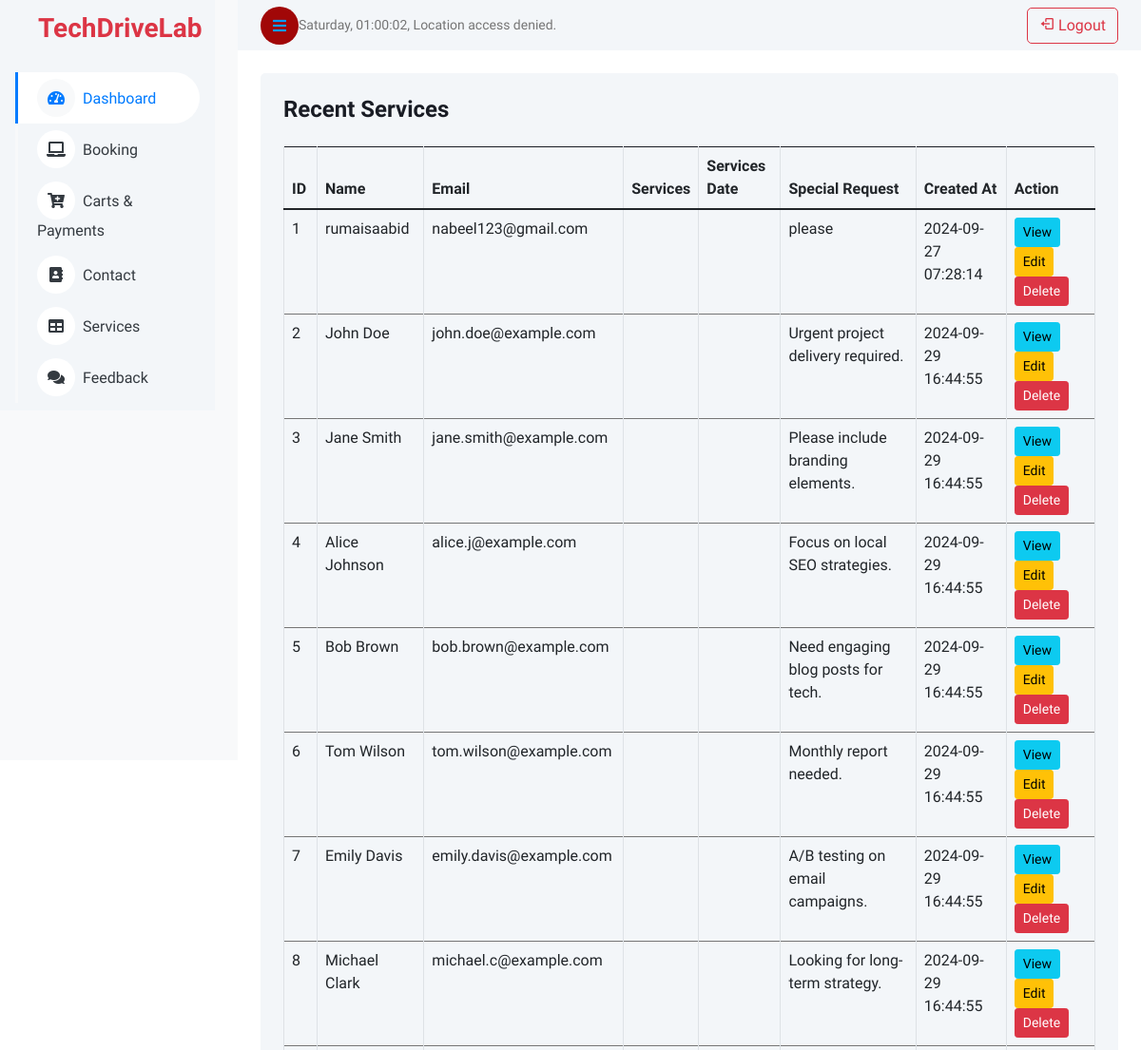
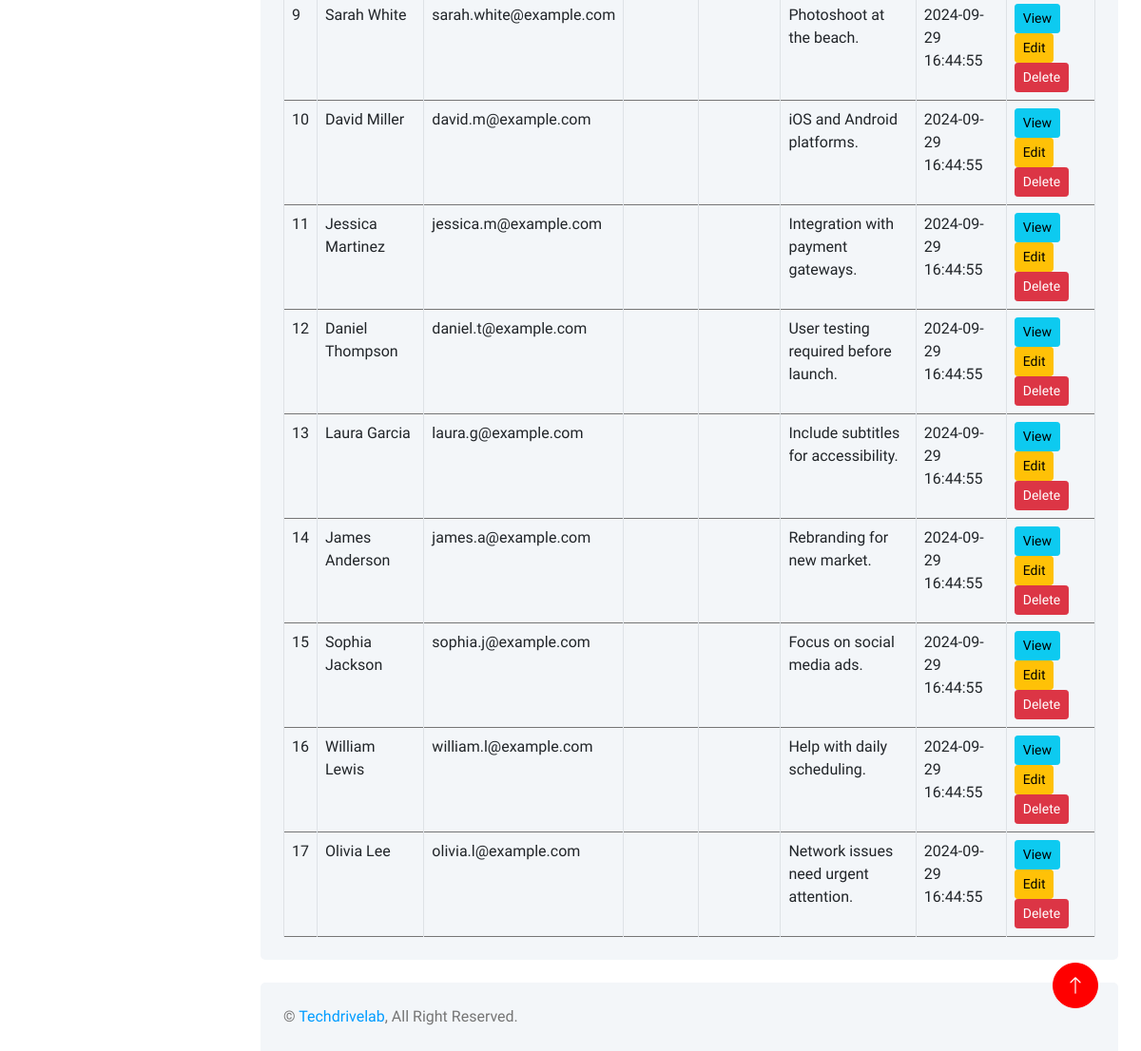
The app's page /techpanel/services.php with its own data (2 pictures, top to bottom).
### tables this page shows
CREATE TABLE `services` (
  `id` int(11) NOT NULL,
  `name` varchar(255) NOT NULL,
  `email` varchar(255) NOT NULL,
  `service` varchar(255) NOT NULL,
  `service_date` date NOT NULL,
  `special_request` text DEFAULT NULL,
  `created_at` timestamp NOT NULL DEFAULT current_timestamp()
);

### techpanel/services.php (the view, shortened to what this page needs)
<?php
include('header.php');
$servername = "localhost";
$username = "root";
$password = "";
$dbname = "techdrivelab";
$conn = new mysqli($servername, $username, $password, $dbname);
$query = "SELECT * FROM services";
$result = $conn->query($query);
?>
<div class="container-fluid pt-4 px-4">
    <div class="bg-light text-center rounded p-4">
        <div class="d-flex align-items-center justify-content-between mb-4">
        <h4 class="mb-0">Recent Services </h4>
        </div>
        <div class="table-responsive">
            <table id="salesTable" class="table text-start align-middle table-bordered table-hover mb-0">
                <thead>
                    <tr class="text-dark">
                        <th scope="col">ID</th>
                        <th scope="col">Name</th>
                        <th scope="col">Email</th>
                        <th scope="col">Services</th>
                        <th scope="col">Services Date</th>
                        <th scope="col">Special Request</th>
                        <th scope="col">Created At</th>
                        <th scope="col">Action</th>
                    </tr>
                </thead>
                <tbody>
                    <?php
                    if ($result->num_rows > 0) {
                        while ($row = $result->fetch_assoc()) {
                            echo "<tr>";
                            echo "<td>" . htmlspecialchars($row['id']) . "</td>";
                            echo "<td>" . htmlspecialchars($row['name']) . "</td>";
                            echo "<td>" . htmlspecialchars($row['email']) . "</td>";
                            echo "<td>" . htmlspecialchars($row['services']) . "</td>";
                            echo "<td>" . htmlspecialchars($row['services_date']) . "</td>";
                            echo "<td>" . htmlspecialchars($row['special_request']) . "</td>";
                            echo "<td>" . htmlspecialchars($row['created_at']) . "</td>";
                            echo "<td>
                                    <a href='view.php?id=" . htmlspecialchars($row['id']) . "' class='btn btn-info btn-sm'>View</a>
                                    <a href='edit.php?id=" . htmlspecialchars($row['id']) . "' class='btn btn-warning btn-sm'>Edit</a>
                                    <a href='delete.php?id=" . htmlspecialchars($row['id']) . "' class='btn btn-danger btn-sm' onclick='return confirm(\"Are you sure you want to delete this record?\");'>Delete</a>
                                  </td>";
                            echo "</tr>";
                        }
                    } else {
                        echo "<tr><td colspan='8'>No records found</td></tr>";
                    }
                    ?>
                </tbody>
            </table>
        </div>
    </div>
</div>
<?php
include('footer.php');
?>

### techpanel/css/style.css (style rules this page uses)
:root { --bs-blue: #FF0000; --bs-primary: #FF0000; }
.btn { transition: .5s; }

### techpanel/services.php (style rules this page uses)
.table tbody tr { opacity: 0; animation: fadeIn 0.5s ease forwards; }
.table tbody tr:nth-child(even) { animation-delay: 0.1s; }
.table tbody tr:nth-child(odd) { animation-delay: 0.2s; }
.table tbody tr { animation-duration: 0.5s; }

### records on screen
services: id "1", name "rumaisaabid", email "nabeel123@gmail.com", special_request "please", created_at "2024-09-27 07:28:14"
services: id "2", name "John Doe", email "john.doe@example.com", special_request "Urgent project delivery required.", created_at "2024-09-29 16:44:55"
services: id "3", name "Jane Smith", email "jane.smith@example.com", special_request "Please include branding elements.", created_at "2024-09-29 16:44:55"
services: id "4", name "Alice Johnson", email "alice.j@example.com", special_request "Focus on local SEO strategies.", created_at "2024-09-29 16:44:55"
services: id "5", name "Bob Brown", email "bob.brown@example.com", special_request "Need engaging blog posts for tech.", created_at "2024-09-29 16:44:55"
services: id "6", name "Tom Wilson", email "tom.wilson@example.com", special_request "Monthly report needed.", created_at "2024-09-29 16:44:55"
services: id "7", name "Emily Davis", email "emily.davis@example.com", special_request "A/B testing on email campaigns.", created_at "2024-09-29 16:44:55"
services: id "8", name "Michael Clark", email "michael.c@example.com", special_request "Looking for long-term strategy.", created_at "2024-09-29 16:44:55"
services: id "9", name "Sarah White", email "sarah.white@example.com", special_request "Photoshoot at the beach.", created_at "2024-09-29 16:44:55"
services: id "10", name "David Miller", email "david.m@example.com", special_request "iOS and Android platforms.", created_at "2024-09-29 16:44:55"
services: id "11", name "Jessica Martinez", email "jessica.m@example.com", special_request "Integration with payment gateways.", created_at "2024-09-29 16:44:55"
services: id "12", name "Daniel Thompson", email "daniel.t@example.com", special_request "User testing required before launch.", created_at "2024-09-29 16:44:55"
services: id "13", name "Laura Garcia", email "laura.g@example.com", special_request "Include subtitles for accessibility.", created_at "2024-09-29 16:44:55"
services: id "14", name "James Anderson", email "james.a@example.com", special_request "Rebranding for new market.", created_at "2024-09-29 16:44:55"
services: id "15", name "Sophia Jackson", email "sophia.j@example.com", special_request "Focus on social media ads.", created_at "2024-09-29 16:44:55"
services: id "16", name "William Lewis", email "william.l@example.com", special_request "Help with daily scheduling.", created_at "2024-09-29 16:44:55"
services: id "17", name "Olivia Lee", email "olivia.l@example.com", special_request "Network issues need urgent attention.", created_at "2024-09-29 16:44:55"
